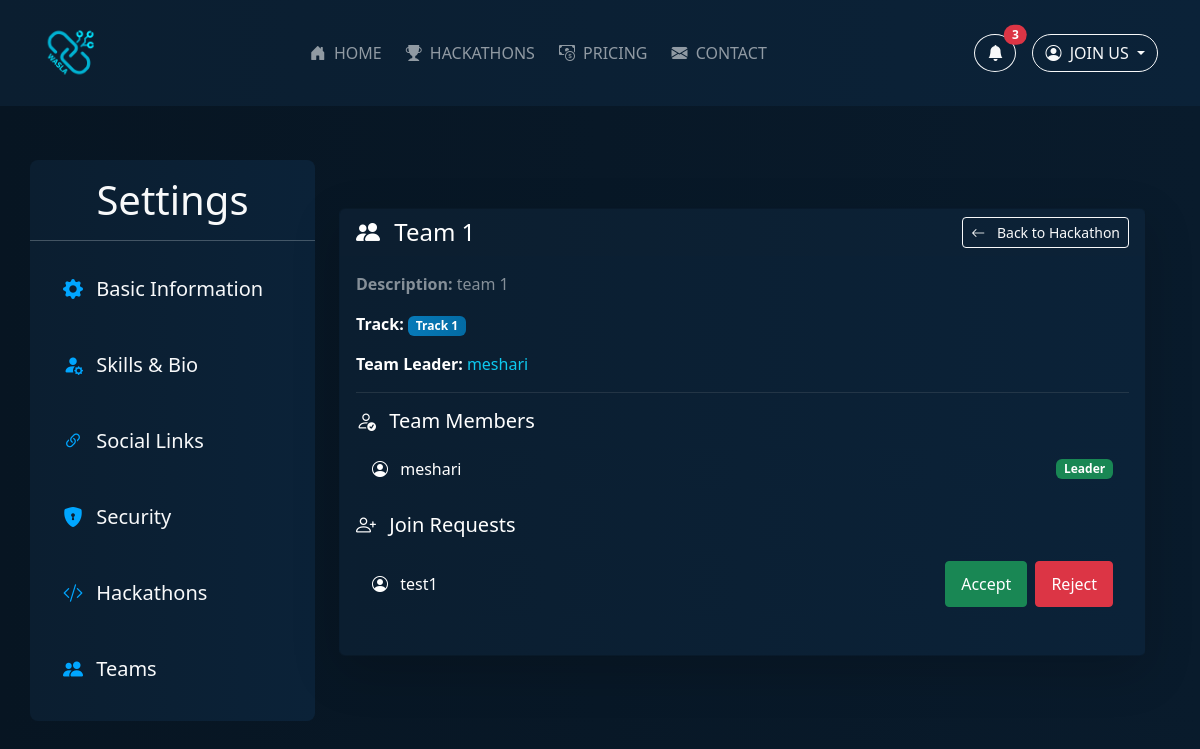
/accounting/team_page/1 (signed in), run on the app's committed database.
### dashboard/models.py (models this page shows, shortened)
class Team(models.Model):
    name = models.CharField(max_length=100)
    description = models.TextField()
    leader = models.ForeignKey(User, on_delete=models.CASCADE, related_name='team_leader')
    created_at = models.DateTimeField(auto_now_add=True)
    hackathon = models.ForeignKey(Hackathon, on_delete=models.CASCADE, related_name="hackathon_team")
    track = models.ForeignKey(HackathonTrack, on_delete=models.CASCADE, related_name="hackathon_team_track")
    status = models.CharField(choices=HackathonTeamStatusChoices.choices, max_length=100, default=HackathonTeamStatusChoices.WAITING)

class HackathonTrack(models.Model):
      name = models.CharField(max_length=100)
      description = models.TextField()
      hackathon = models.ForeignKey(Hackathon,on_delete=models.CASCADE, related_name="hackathon_track")

class TeamMember(models.Model):
     member = models.ForeignKey(User, on_delete=models.CASCADE, related_name="team_member")
     team = models.ForeignKey(Team, on_delete=models.CASCADE, related_name="team_members")
     class Meta:
        unique_together = ('member', 'team')

class JoinRequest(models.Model):
    member = models.ForeignKey(User, on_delete=models.CASCADE, related_name="member_request")
    team = models.ForeignKey(Team, on_delete=models.CASCADE, related_name="team_request")
    sender = models.CharField(choices=HackathonJoinRequestSenderChoices.choices,max_length=50)
    created_at = models.DateTimeField(auto_now_add=True)

### accounting/views.py (the view, shortened to what this page needs)
# urls.py: path('team_page/<int:hackathon_id>', views.accounting_team_page, name='accounting_team_page'),
@login_required
def accounting_team_page(request: HttpRequest, hackathon_id):
    hackathon = get_object_or_404(Hackathon, id=hackathon_id)
    try:
        team = Team.objects.get(hackathon=hackathon, leader=request.user)
    except Team.DoesNotExist:
        team = None
    members = TeamMember.objects.filter(team=team) if team else []
    join_requests = JoinRequest.objects.filter(team=team) if team else []
    return render(request, "main/team_page.html", {
        "hackathon": hackathon,
        "team": team,
        "members": members,
        "join_requests": join_requests
    })

### accounting/templates/main/team_page.html (shortened to what this page needs)
{% extends 'main/settings_base.html' %}
{% block content %}
<div class="container pt-5">
  <div class="row g-4">
    <div class="col-md-12">
      <div class="card bg-dark text-white shadow-lg">
        <div class="card-header border-0 d-flex justify-content-between align-items-center">
          <h4 class="mb-0"><i class="bi bi-people-fill me-2"></i> {{ team.name }}</h4>
          <a href="{% url 'main:hackathon_details_view' hackathon.id %}"
             class="btn btn-sm btn-outline-light">
            <i class="bi bi-arrow-left me-2"></i> Back to Hackathon
          </a>
        </div>
        <div class="card-body">
          <p class="text-white-50">
            <strong>Description:</strong> {{ team.description|default:"No description provided." }}
          </p>
          <p class="mb-3">
            <strong>Track:</strong>
            <span class="badge bg-primary">{{ team.track.name }}</span>
          </p>
          <p>
            <strong>Team Leader: </strong>
            <a class="link" href="{% url 'accounting:accounting_profile' team.leader.username %}">
              <span class="text-info">{{ team.leader.username }}</span>
            </a>
          </p>
          <hr class="border-secondary">
          <h5 class="mb-3"><i class="bi bi-person-check me-2"></i> Team Members</h5>
          <ul class="list-group list-group-flush mb-4">
            {% for member in members %}
            <li class="list-group-item bg-dark text-white d-flex justify-content-between align-items-center">
              <span><i class="bi bi-person-circle me-2"></i> {{ member.member.username }}</span>
              {% if member.member == team.leader %}
              <span class="badge bg-success">Leader</span>
              {% endif %}
            </li>
            {% empty %}
            <li class="list-group-item bg-dark text-white-50">
              No members yet. Invite someone to join your team.
            </li>
            {% endfor %}
          </ul>
          <h5 class="mb-3"><i class="bi bi-person-plus me-2"></i> Join Requests</h5>
          <ul class="list-group list-group-flush mb-4">
            {% for req in join_requests %}
            <li class="list-group-item bg-dark text-white d-flex justify-content-between align-items-center">
              <span><i class="bi bi-person-circle me-2"></i> {{ req.member.username }}</span>
              <form method="post" class="d-flex gap-2">
                <button type="submit" name="action" value="accept" class="btn btn-sm btn-success">Accept</button>
                <button type="submit" name="action" value="reject" class="btn btn-sm btn-danger">Reject</button>
              </form>
            </li>
            {% empty %}
            <li class="list-group-item bg-dark text-white-50">
              No join requests at the moment.
            </li>
            {% endfor %}
          </ul>
        </div>
      </div>
    </div>
  </div>
</div>
{% endblock %}

### static/accounting_css/settings.css (style rules this page uses)
:root { --bg-dark:#0b1e30; --bg-mid:#132234; --bg-light:#0f2c3f; --text:#e9f1f7; --accent:#00c2db; --primary-color: #ffffff; --secondary-color: #00a6ff; }
body { margin:0; color:var(--text); background: linear-gradient(to left, #091b2c, #071522); padding-top: 10rem; }
button[type="submit"] { font-size: 16px; padding: 10px 15px; }
.link { text-decoration: none; color: var(--secondary-color); transition: 0.3s; }
.bg-dark { background: linear-gradient(to left, #0b2238, #0b1e30); }
.bg-primary { background: linear-gradient(to left, #036ba4, #077ab8); }

### data on the page
Team: name "Team 1", description "team 1", track.name "Track 1", leader.username "meshari"
TeamMember: member.username "meshari", shows "Leader"
JoinRequest: member.username "test1"
